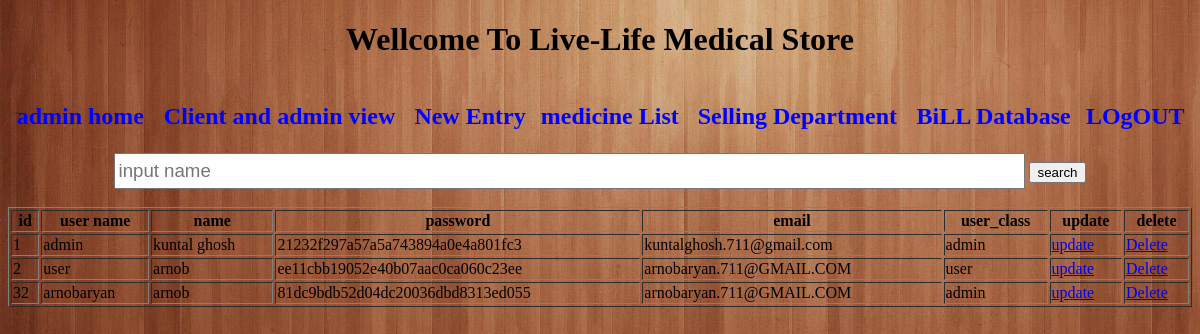
The app's page /admin_view.php with its own data.
### tables this page shows
CREATE TABLE IF NOT EXISTS `users` (
`id` int(5) NOT NULL,
  `user` varchar(32) NOT NULL,
  `name` varchar(32) NOT NULL,
  `password` varchar(32) NOT NULL,
  `email` varchar(32) NOT NULL,
  `class` varchar(32) NOT NULL
);

### admin_view.php (the view, shortened to what this page needs)
<!doctype html>
<html>
<head>
<link rel="stylesheet" href="css/admin.css">
</head>
<h1>Wellcome To Live-Life Medical Store</h1>
<div class="design">
<table border="0" class="info" style width="100%">
<thead>
<tr>
<th><a href="admin.php"  style="text-decoration:none"><span style="color:blue";><h2>admin home</h2></span></a></th>
<th><a href="admin_view.php"  style="text-decoration:none"><span style="color:blue";><h2>Client and admin view</h2></span></a></th>
<th><a href="new_entry.html"  style="text-decoration:none"><span style="color:blue";><h2>New Entry</h2></span></a></th>
<th><a href="medicine_view.php"  style="text-decoration:none"><span style="color:blue";><h2>medicine List</h2></span></a>
</th>
<th><a href="bill.php" style="text-decoration:none"><span style="color:blue";><h2>Selling Department</h2></span></a></th>
<th><a href="bill_data.php"  style="text-decoration:none"><span style="color:blue";><h2>BiLL Database</h2></span></a></th>
<th><a href="logout.php"  style="text-decoration:none"><span style="color:blue";><h2>LOgOUT</h2></span></a></th>
</tr>
</thead>
</table>
</div>
<?php
echo "<br>";
$sql="select * from `users`";
$result=mysql_query($sql);
$nrow=mysql_num_rows($result);?>
<div align="center">
<table border="1px" width="100%">
		<tr>
		<th>id</th>
		<th>user name</th>
		<th>name</th>
		<th>password</th>
		<th>email</th>
		<th>user_class</th>
		<th>update</th>
		<th>delete</th>
		</tr>
	<?php while($row=mysql_fetch_assoc($result))
	{ ?>
		<tr>
		<td><?php echo $row['id']; ?></td>
		<td><?php echo $row['user']; ?></td>
		<td><?php echo $row['name']; ?></td>
		<td><?php echo $row['password']; ?></td>
		<td><?php  echo $row['email']; ?></td>
		<td><?php echo $row['class']; ?></td>
		<td><a href="update.php?id=<?php echo $row['id'];?>">update</a></td>
		<td><a href="delete_user.php?id=<?php echo $row['id']; ?>" onclick="return confirm('Are you sure you wish to delete this Record?');">
          <span class="delete" title="Delete"> Delete</span></a>
<?php
	}?>
</tr>
</table>
</div>
</html>

### css/admin.css (style rules this page uses)
body { background-color:lightblue; }

### admin_view.php (style rules this page uses)
body { text-align:center; background-image: url("im.PNG"); font:black; }

### records on screen
users: id "1", user "admin", name "kuntal ghosh", password "21232f297a57a5a743894a0e4a801fc3", email "kuntalghosh.711@gmail.com", class "admin"
users: id "2", user "user", name "arnob", password "ee11cbb19052e40b07aac0ca060c23ee", email "arnobaryan.711@GMAIL.COM", class "user"
users: id "32", user "arnobaryan", name "arnob", password "81dc9bdb52d04dc20036dbd8313ed055", email "arnobaryan.711@GMAIL.COM", class "admin"
